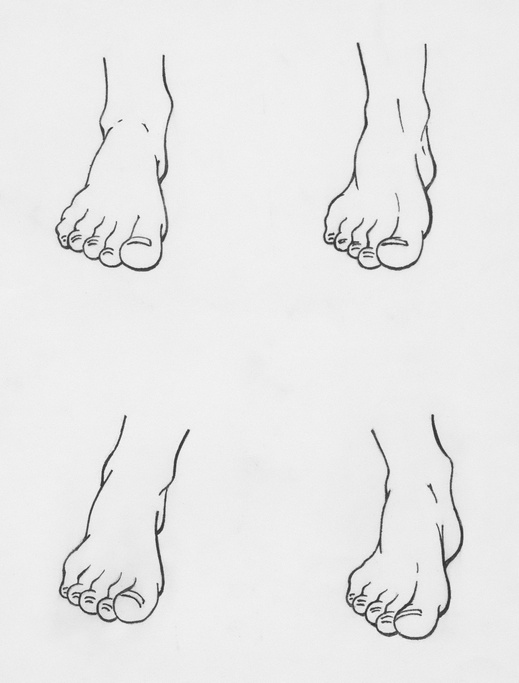
#> input picture foot_sketch.jpg, 519 x 683 px, shrunk from 2159 x 2841 before the run, given in place of ferret_portrait.jpg, which was not available
$ jupyter execute --allow-errors SVDImageCompression.ipynb   (shell and % lines are left out)   (text cells are left out)
#> lines starting #> are read from the running program, lines starting #| are printed output that depends on the picture; pictures that were not available may be replaced by others from this repository, and a replacement may not be noted
[cell 1]
# Install required packages (for Colab use)

# Imports
from google.colab import files

import numpy as np
import matplotlib.pyplot as plt

from skimage import io, color
from skimage.metrics import peak_signal_noise_ratio as psnr

from kneed import KneeLocator

[cell 2]
# Upload and load image
uploaded = files.upload()
#> the answer given: foot_sketch.jpg

# Convert to grayscale
ferret = color.rgb2gray(io.imread('ferret_portrait.jpg'))
#> ferret: shape (683, 519) float64; min 0.122, max 0.98, mean 0.914
foot = color.rgb2gray(io.imread('foot_sketch.jpg'))
mountains = color.rgb2gray(io.imread('mountain_landscape.jpg'))
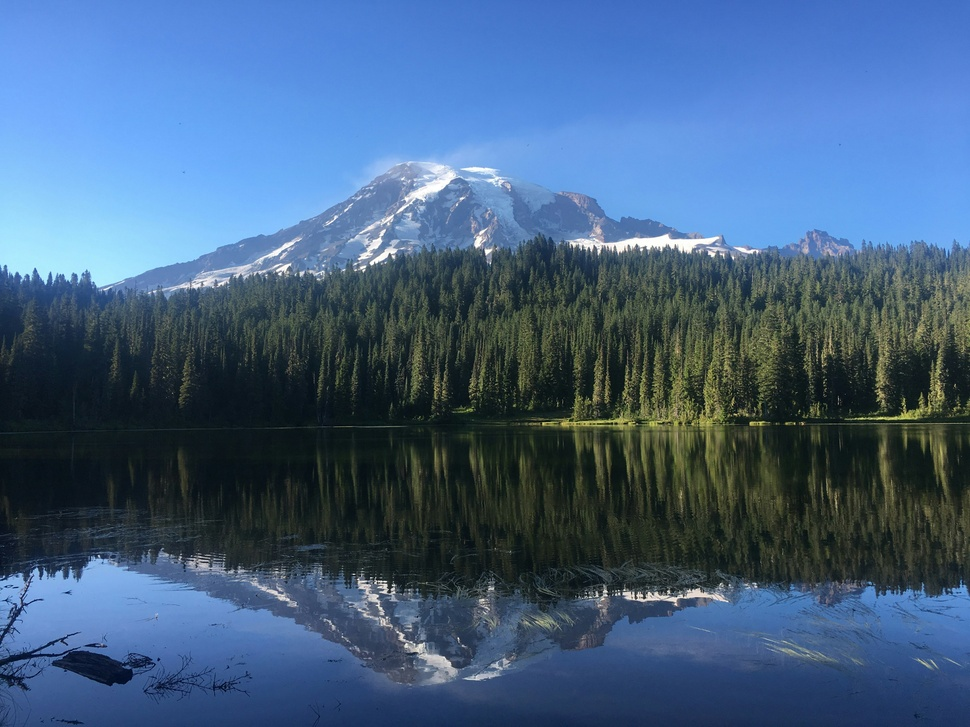
#> input picture mountain_landscape.jpg, 970 x 727 px, shrunk from 4032 x 3024 before the run
#> mountains: shape (727, 970) float64; min 0.0177, max 1, mean 0.364

# Precompute SVDs to reuse later
svd_data = {
    'ferret': np.linalg.svd(ferret, full_matrices = False),
    'foot': np.linalg.svd(foot, full_matrices = False),
    'mountain': np.linalg.svd(mountains, full_matrices = False)
    }

[cell 3]
# Reconstruction function

def reconstruct_image(U, S, VT, k):
  S_k = np.diag(S[:k]) # Keep only top k singular values
  return np.dot(U[:, :k], np.dot(S_k, VT[:k, :]))

[cell 4]
# Reconstruct image using top k singular values

def svd_plot(image, title, U, S, VT):
  ks = [10, 50, 100, 200]
  fig, axes = plt.subplots(1, len(ks) + 1, figsize = (18,5))
  fig.suptitle(title, fontsize = 20)

  # Original image
  axes[0].imshow(image, cmap = 'gray')
  axes[0].set_title('Original Image')
  axes[0].axis('off')

  original_size = image.size # Approximates original uncompressed size as total # of pixels

  # Show compressed versions
  for i, k in enumerate(ks):
    compressed = reconstruct_image(U, S, VT, k)
    psnr_value = psnr(image, compressed)
    compressed_size = U[:, :k].size + S[:k].size + VT[:k, :].size
    compressed_ratio = original_size / compressed_size

    axes[i + 1].imshow(compressed, cmap = 'gray')
    axes[i + 1].set_title(f'k = {k}\nPSNR = {psnr_value:.2f} dB\nRatio = {compressed_ratio:.2f}x')
    axes[i + 1].axis('off')

  plt.tight_layout()
  plt.subplots_adjust(top = .7)
  plt.show()

[cell 5]
# Visualizing SVD compression

U_f, S_f, VT_f = svd_data['ferret']
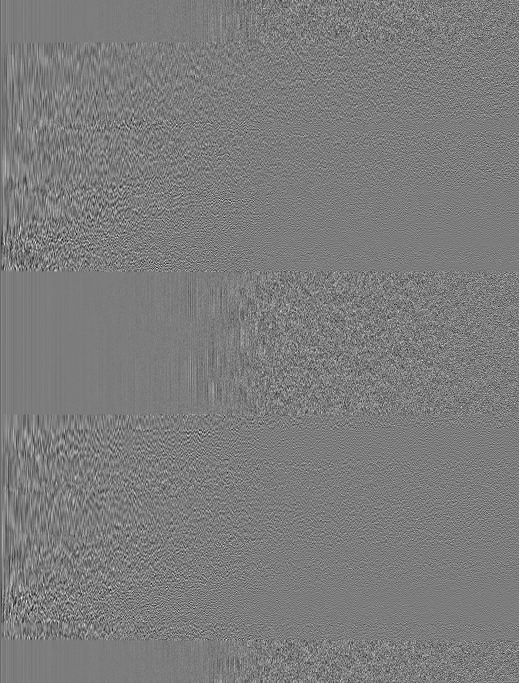
#> U_f: shape (683, 519) float64; min -0.27, max 0.282, mean -7.49e-05; drawn with min black and max white
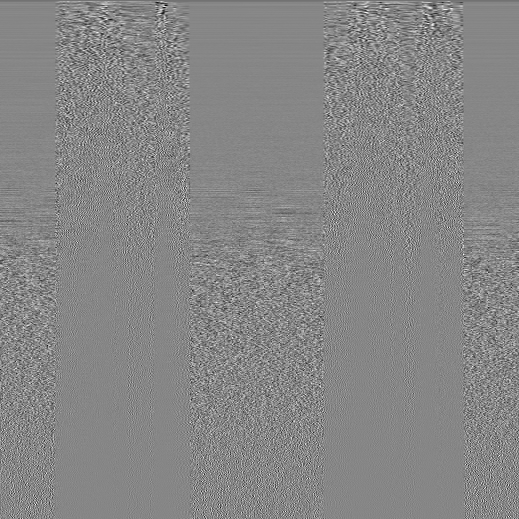
#> VT_f: shape (519, 519) float64; min -0.3, max 0.269, mean -8.31e-05; drawn with min black and max white
#> S_f = 519 values, max 544.5 at index 0, min 0.00835 at index 518, mean 2.03
svd_plot(ferret, 'Ferret Portrait', U_f, S_f, VT_f)
#> the loop in svd_plot, `for i, k in enumerate(ks):` made 4 passes
#> psnr_value on passes 1 to 4: 23.89, 30.2, 37.39, 49.67
#> pass 1, in svd_plot, `compressed = reconstruct_image(U, S, VT, k)`:
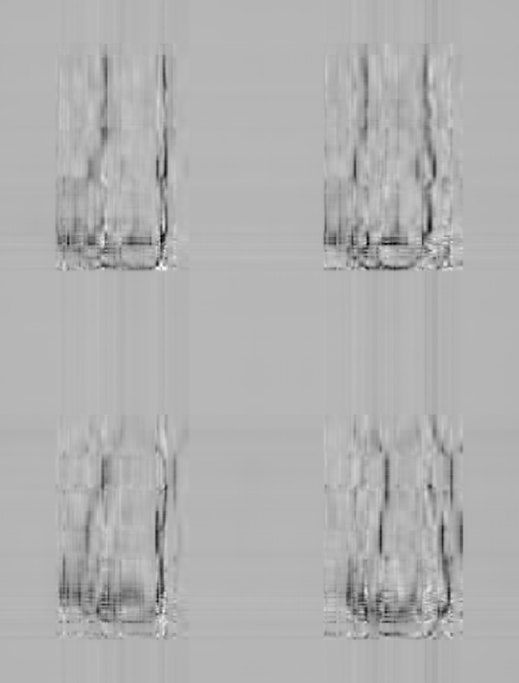
#> compressed: shape (683, 519) float64; min 0.127, max 1.26, mean 0.914; drawn with min black and max white
#> pass 2, in svd_plot, `compressed = reconstruct_image(U, S, VT, k)`:
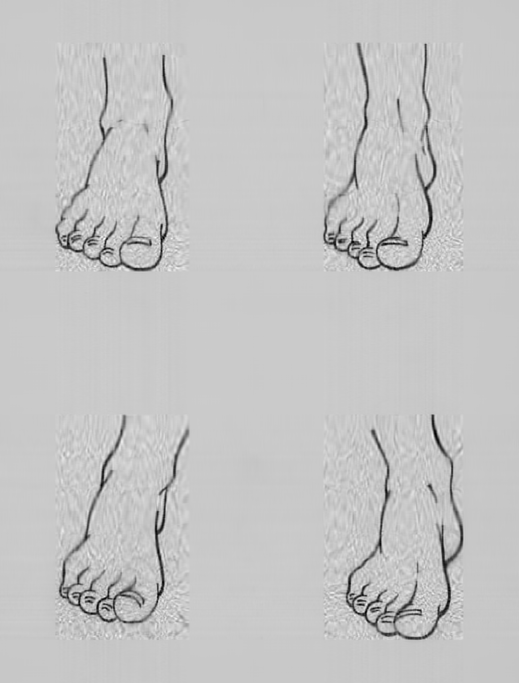
#> compressed: shape (683, 519) float64; min 0.0854, max 1.16, mean 0.914; drawn with min black and max white
#> in svd_plot, `plt.show()`:
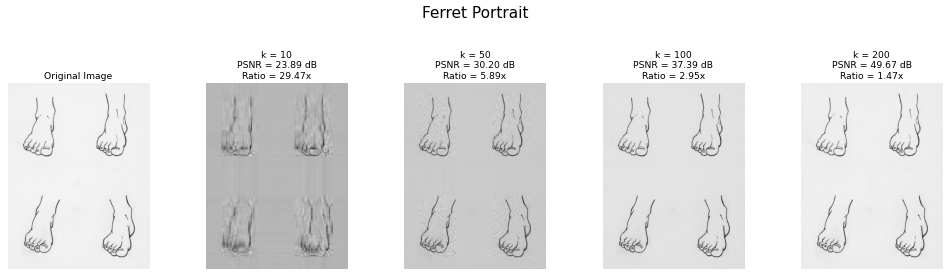
#> figure drawn by matplotlib, 5 panels

U_foot, S_foot, VT_foot = svd_data['foot']
#> S_foot has the same summary as S_f
svd_plot(foot, 'Foot Sketch', U_foot, S_foot, VT_foot)
#> the loop in svd_plot (call 2), `for i, k in enumerate(ks):` made 4 passes

U_m, S_m, VT_m = svd_data['mountain']
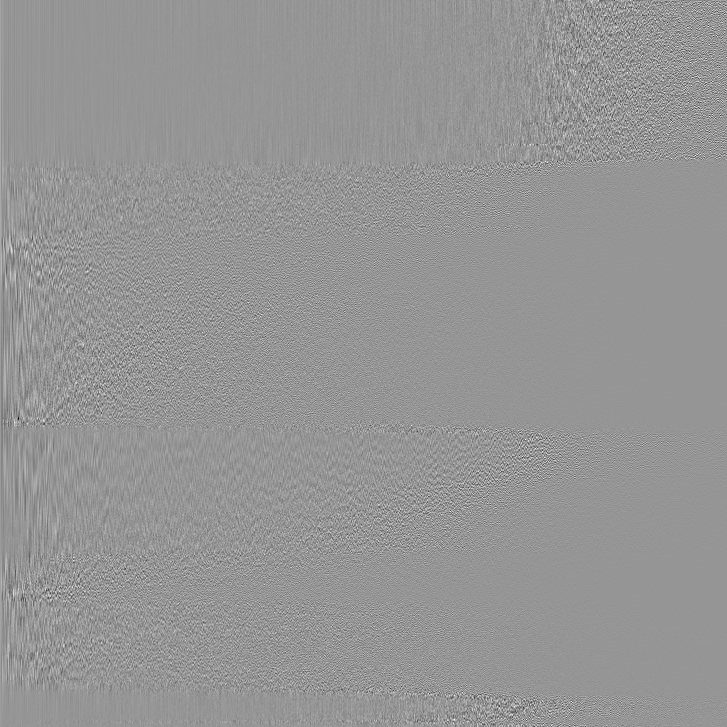
#> U_m: shape (727, 727) float64; min -0.44, max 0.31, mean 3.72e-06; drawn with min black and max white
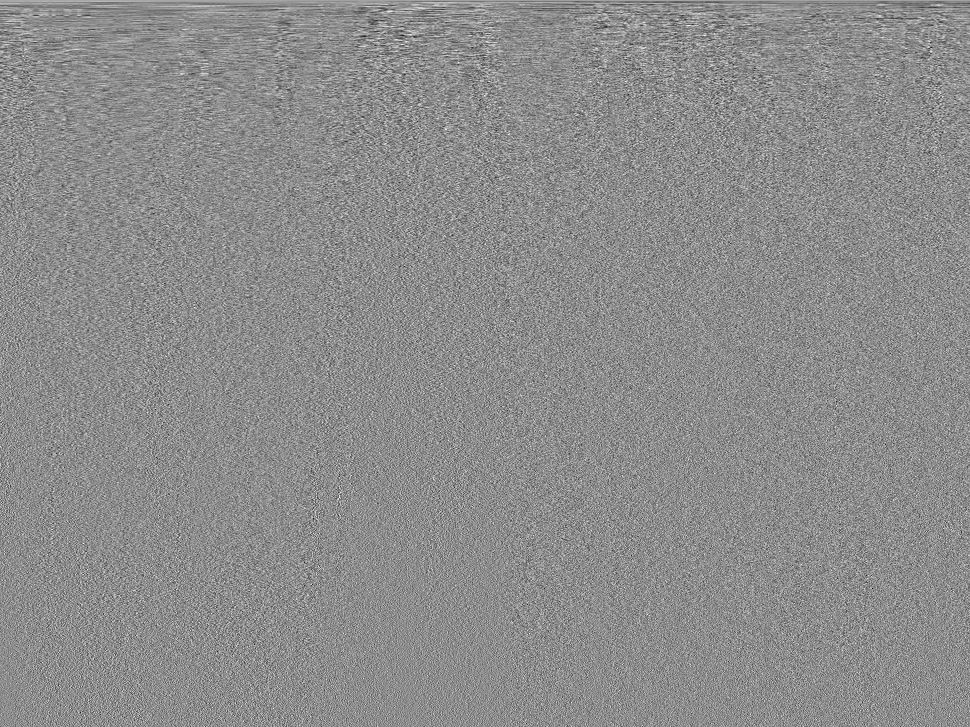
#> VT_m: shape (727, 970) float64; min -0.198, max 0.161, mean 3.83e-05; drawn with min black and max white
#> S_m = 727 values, max 342.6 at index 0, min 0.0107 at index 726, mean 1.72
svd_plot(mountains, 'Mountains Landscape', U_m, S_m, VT_m)
#> call 3 of svd_plot, with title = 'Mountains Landscape', S = array of shape (727,)
#> the loop in svd_plot (call 3), `for i, k in enumerate(ks):` made 4 passes
#> psnr_value on passes 1 to 4: 25.15, 29.23, 31.93, 36.6
#> pass 1, in svd_plot (call 3), `compressed = reconstruct_image(U, S, VT, k)`:
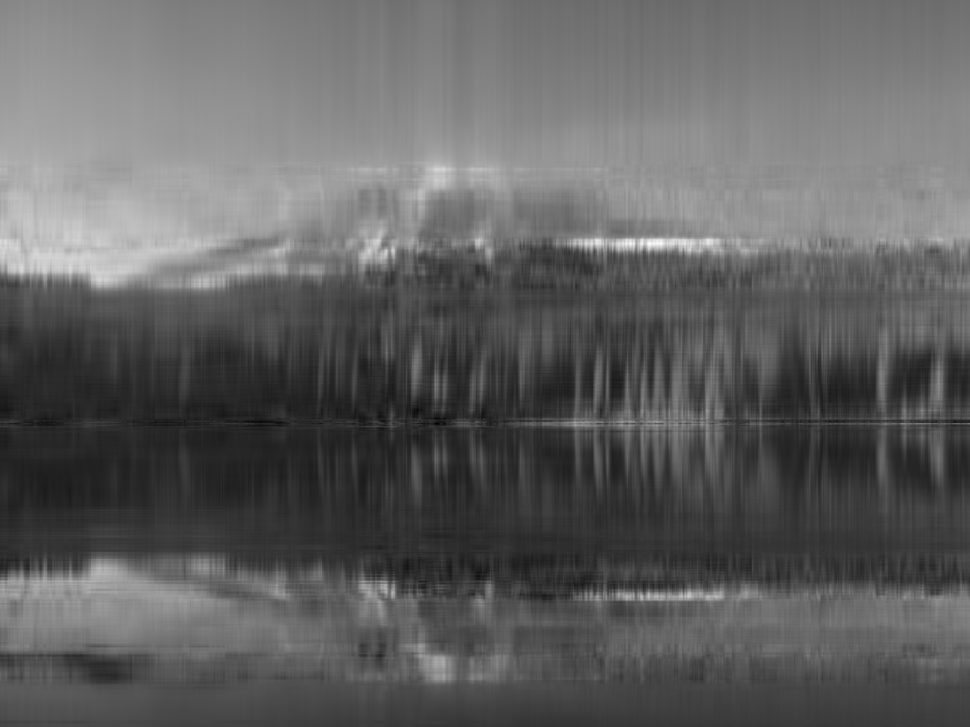
#> compressed: shape (727, 970) float64; min -0.098, max 1.12, mean 0.364; drawn with min black and max white
#> in svd_plot (call 3), `plt.show()`:
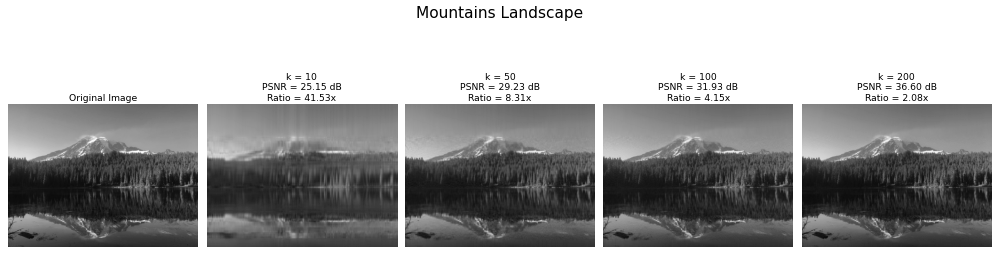
#> figure drawn by matplotlib, 5 panels

[cell 6]
# Plot PSNR vs. k using KneeLocator
def psnr_plot(images, titles = ''):
  k_values = [10, 30, 50, 70, 90, 100, 110, 125, 150, 175, 200, 300, 400, 500]
  elbow_ks = []

  plt.figure(figsize = (8, 5))

  for image, title in zip(images, titles):
    U, S, VT = svd_data[title.lower().split()[0]]
    psnr_scores = []

    # Compute image quality (PSNR) for each compression level
    for k in k_values:
      compressed = reconstruct_image(U, S, VT, k)
      score = psnr(image, compressed)
      psnr_scores.append(score)

    plt.plot(k_values, psnr_scores, label = title)

    # Detect elbow k value
    kneedle = KneeLocator(k_values, psnr_scores, curve = 'concave', direction = 'increasing')
    elbow_k = kneedle.knee # This is the optimal k (elbow)
    elbow_ks.append(elbow_k) # Save for later use

    # If an elbow WAS found, mark it on the plot
    if elbow_k is not None:
      # Get interpolated PSNR value at elbow_k (in case k is between listed items)
      elbow_psnr = np.interp(elbow_k, k_values, psnr_scores)
      plt.axvline(x = elbow_k, color = 'red', linestyle = '--')
      plt.plot(elbow_k, elbow_psnr, marker = 'o', color = 'red', markersize = 6)
      plt.text(elbow_k, max(psnr_scores) -1, f'Elbow: {elbow_k}', color = 'red', va = 'top', ha = 'right')
      print(f"Elbow point for '{title}': k = {elbow_k}")
    else:
      print(f"No clear elbow found for '{title}'")
#> this loop made 1 pass
#> title on pass 1: 'Ferret Portrait'
#> after the loop, elbow_ks = []


  plt.title('PSNR vs. k for Different Image Types')
  plt.xlabel('Number of Singular Values (k)')
  plt.ylabel('PSNR (db)')
  plt.legend()
  plt.grid(True)
  plt.show()

  return elbow_ks

#> (the rest of this cell did not finish here and is left out)
